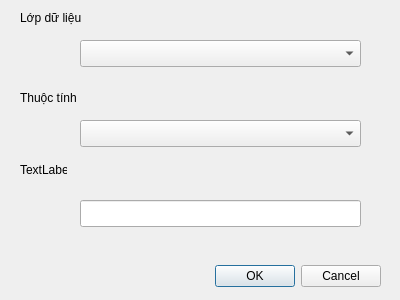
<?xml version="1.0" encoding="UTF-8"?>
<ui version="4.0">
 <class>PhanLoaiDuLieuDialogBase</class>
 <widget class="QDialog" name="PhanLoaiDuLieuDialogBase">
  <property name="geometry">
   <rect>
    <x>0</x>
    <y>0</y>
    <width>400</width>
    <height>300</height>
   </rect>
  </property>
  <property name="windowTitle">
   <string>PhanLoaiGiaoThong</string>
  </property>
  <widget class="QDialogButtonBox" name="button_box">
   <property name="geometry">
    <rect>
     <x>40</x>
     <y>260</y>
     <width>341</width>
     <height>32</height>
    </rect>
   </property>
   <property name="orientation">
    <enum>Qt::Horizontal</enum>
   </property>
   <property name="standardButtons">
    <set>QDialogButtonBox::Cancel|QDialogButtonBox::Ok</set>
   </property>
  </widget>
  <widget class="QLabel" name="label">
   <property name="geometry">
    <rect>
     <x>20</x>
     <y>10</y>
     <width>61</width>
     <height>16</height>
    </rect>
   </property>
   <property name="text">
    <string>Lớp dữ liệu</string>
   </property>
  </widget>
  <widget class="QLabel" name="label_2">
   <property name="geometry">
    <rect>
     <x>20</x>
     <y>90</y>
     <width>71</width>
     <height>16</height>
    </rect>
   </property>
   <property name="text">
    <string>Thuộc tính</string>
   </property>
  </widget>
  <widget class="QComboBox" name="LayerCombo">
   <property name="geometry">
    <rect>
     <x>80</x>
     <y>40</y>
     <width>281</width>
     <height>27</height>
    </rect>
   </property>
  </widget>
  <widget class="QComboBox" name="ColumnCombo">
   <property name="geometry">
    <rect>
     <x>80</x>
     <y>120</y>
     <width>281</width>
     <height>27</height>
    </rect>
   </property>
  </widget>
  <widget class="QLineEdit" name="BaseEdit">
   <property name="geometry">
    <rect>
     <x>80</x>
     <y>200</y>
     <width>281</width>
     <height>27</height>
    </rect>
   </property>
  </widget>
  <widget class="QLabel" name="label_3">
   <property name="geometry">
    <rect>
     <x>20</x>
     <y>160</y>
     <width>47</width>
     <height>20</height>
    </rect>
   </property>
   <property name="text">
    <string>TextLabel</string>
   </property>
  </widget>
 </widget>
 <resources/>
 <connections>
  <connection>
   <sender>button_box</sender>
   <signal>accepted()</signal>
   <receiver>PhanLoaiDuLieuDialogBase</receiver>
   <slot>accept()</slot>
   <hints>
    <hint type="sourcelabel">
     <x>20</x>
     <y>20</y>
    </hint>
    <hint type="destinationlabel">
     <x>20</x>
     <y>20</y>
    </hint>
   </hints>
  </connection>
  <connection>
   <sender>button_box</sender>
   <signal>rejected()</signal>
   <receiver>PhanLoaiDuLieuDialogBase</receiver>
   <slot>reject()</slot>
   <hints>
    <hint type="sourcelabel">
     <x>20</x>
     <y>20</y>
    </hint>
    <hint type="destinationlabel">
     <x>20</x>
     <y>20</y>
    </hint>
   </hints>
  </connection>
 </connections>
</ui>
